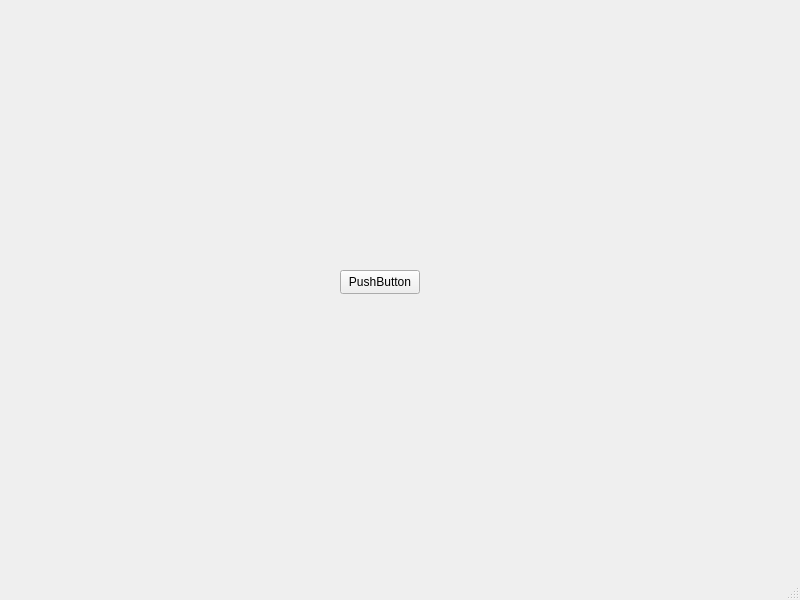
<?xml version="1.0" encoding="UTF-8"?>
<ui version="4.0">
 <class>MainWindow</class>
 <widget class="QMainWindow" name="MainWindow">
  <property name="geometry">
   <rect>
    <x>0</x>
    <y>0</y>
    <width>800</width>
    <height>600</height>
   </rect>
  </property>
  <property name="windowTitle">
   <string>MainWindow</string>
  </property>
  <widget class="QWidget" name="centralwidget">
   <widget class="QPushButton" name="pushButton">
    <property name="geometry">
     <rect>
      <x>340</x>
      <y>270</y>
      <width>80</width>
      <height>24</height>
     </rect>
    </property>
    <property name="text">
     <string>PushButton</string>
    </property>
   </widget>
   <widget class="QLabel" name="label">
    <property name="geometry">
     <rect>
      <x>340</x>
      <y>170</y>
      <width>91</width>
      <height>31</height>
     </rect>
    </property>
    <property name="text">
     <string/>
    </property>
   </widget>
  </widget>
  <widget class="QMenuBar" name="menubar">
   <property name="geometry">
    <rect>
     <x>0</x>
     <y>0</y>
     <width>800</width>
     <height>20</height>
    </rect>
   </property>
  </widget>
  <widget class="QStatusBar" name="statusbar"/>
 </widget>
 <resources/>
 <connections/>
</ui>
